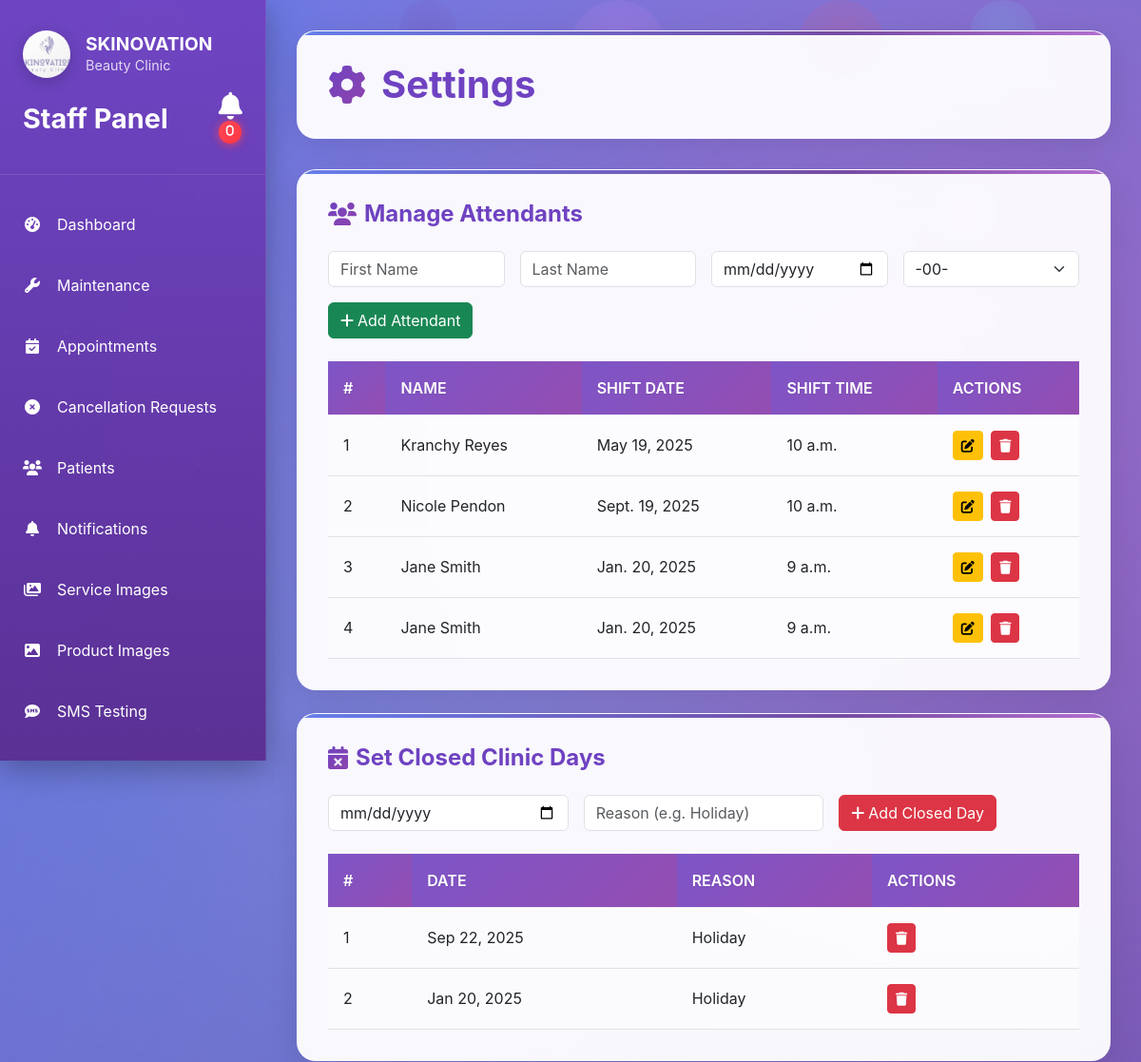
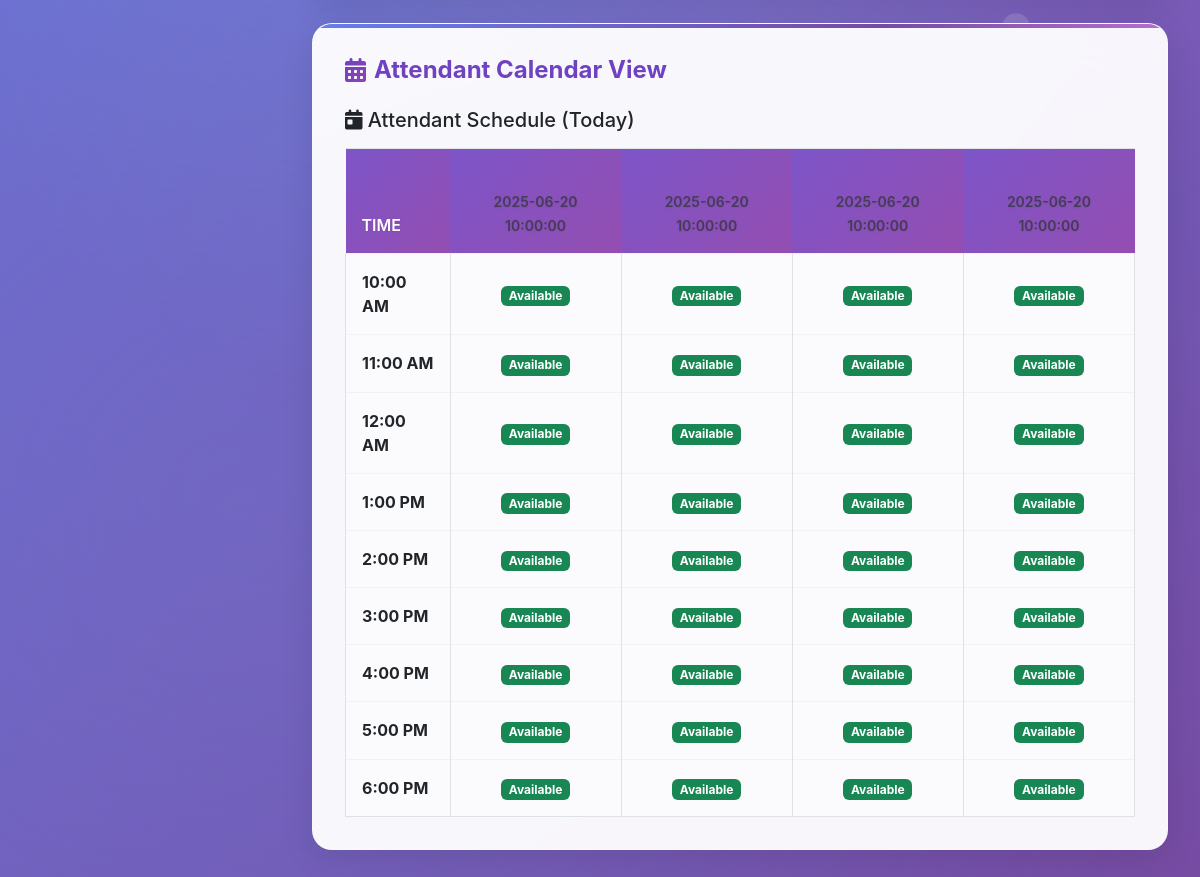
/appointments/admin/settings/ (signed in), run on the app's committed database (2 pictures, top to bottom).
### accounts/models.py (models this page shows, shortened)
class Attendant(models.Model):
    first_name = models.CharField(max_length=100)
    last_name = models.CharField(max_length=100)
    shift_date = models.DateField()
    shift_time = models.TimeField()
    created_at = models.DateTimeField(auto_now_add=True)
    updated_at = models.DateTimeField(auto_now=True)
    class Meta:
        db_table = 'attendants'

### appointments/models.py (models this page shows, shortened)
class ClosedDay(models.Model):
    date = models.DateField(unique=True)
    reason = models.CharField(max_length=255, blank=True, null=True)
    created_at = models.DateTimeField(auto_now_add=True)
    class Meta:
        db_table = 'closed_days'
        ordering = ['-date']

### appointments/admin_views.py (the view)
# urls.py: path('admin/settings/', admin_views.admin_settings, name='admin_settings'),
@login_required
@user_passes_test(is_admin)
def admin_settings(request):
    from accounts.models import Attendant
    from .models import ClosedDay
    attendants = Attendant.objects.all()
    closed_days = ClosedDay.objects.all()
    hours = ['10', '11', '12', '13', '14', '15', '16', '17', '18']
    context = {
        'attendants': attendants,
        'closed_days': closed_days,
        'hours': hours,
    }
    return render(request, 'appointments/admin_settings.html', context)

### appointments/admin_views.py (called while the page is built)
def is_admin(user):
    return user.is_authenticated and user.user_type == 'admin'

### appointments/context_processors.py (called while the page is built)
def notification_count(request):
    if request.user.is_authenticated:
        if request.user.user_type == 'admin':
            count = Notification.objects.filter(patient__isnull=True).count()
        else:
            count = Notification.objects.filter(patient=request.user, is_read=False).count()
    else:
        count = 0
    return {
        'notification_count': count
    }

### templates/appointments/admin_settings.html (shortened to what this page needs)
{% extends 'appointments/admin_base.html' %}
{% load static %}
{% block content %}
<div class="content-header">
    <h1 class="page-title">
        <i class="fas fa-cog"></i>
        Settings
    </h1>
</div>
<div class="content-card mb-4">
    <h3 class="card-title">
        <i class="fas fa-users"></i>
        Manage Attendants
    </h3>
    <form method="post" action="{% url 'appointments:admin_add_attendant' %}" class="row g-3 mb-4">
        <div class="col-md-3">
            <input type="text" name="first_name" class="form-control" placeholder="First Name" required>
        </div>
        <div class="col-md-3">
            <input type="text" name="last_name" class="form-control" placeholder="Last Name" required>
        </div>
        <div class="col-md-3">
            <input type="date" name="shift_date" class="form-control" placeholder="mm/dd/yyyy">
        </div>
        <div class="col-md-3">
            <select name="shift_time" class="form-select">
                <option value="">-00-</option>
            </select>
        </div>
        <div class="col-12">
            <button type="submit" class="btn btn-success">
                <i class="fas fa-plus me-1"></i>Add Attendant
            </button>
        </div>
    </form>
    <div class="table-responsive">
        <table class="table">
            <thead>
                <tr>
                    <th>#</th>
                    <th>NAME</th>
                    <th>SHIFT DATE</th>
                    <th>SHIFT TIME</th>
                    <th>ACTIONS</th>
                </tr>
            </thead>
            <tbody>
                {% for attendant in attendants %}
                <tr>
                    <td>{{ forloop.counter }}</td>
                    <td>{{ attendant.first_name }} {{ attendant.last_name }}</td>
                    <td>{{ attendant.shift_date|default:"Not set" }}</td>
                    <td>{{ attendant.shift_time|default:"Not set" }}</td>
                    <td>
                        <button class="btn btn-sm btn-warning me-1" title="Edit" onclick="editAttendant({{ attendant.id }})">
                            <i class="fas fa-edit"></i>
                        </button>
                        <a href="{% url 'appointments:admin_delete_attendant' attendant.id %}" class="btn btn-sm btn-danger" title="Delete" onclick="return confirm('Are you sure you want to delete this attendant?')">
                            <i class="fas fa-trash"></i>
                        </a>
                    </td>
                </tr>
                {% empty %}
                <tr>
                    <td colspan="5" class="text-center text-muted py-3">
                        No attendants found
                    </td>
                </tr>
                {% endfor %}
            </tbody>
        </table>
    </div>
</div>
<div class="content-card mb-4">
    <h3 class="card-title">
        <i class="fas fa-calendar-times"></i>
        Set Closed Clinic Days
    </h3>
    <form method="post" action="{% url 'appointments:admin_add_closed_day' %}" class="row g-3 mb-4">
        <div class="col-md-4">
            <input type="date" name="start_date" class="form-control" required>
        </div>
        <div class="col-md-4">
            <input type="text" name="reason" class="form-control" placeholder="Reason (e.g. Holiday)" required>
        </div>
        <div class="col-md-4">
            <button type="submit" class="btn btn-danger">
                <i class="fas fa-plus me-1"></i>Add Closed Day
            </button>
        </div>
    </form>
    <div class="table-responsive">
        <table class="table">
            <thead>
                <tr>
                    <th>#</th>
                    <th>DATE</th>
                    <th>REASON</th>
                    <th>ACTIONS</th>
                </tr>
            </thead>
            <tbody>
                {% for closed_day in closed_days %}
                <tr>
                    <td>{{ forloop.counter }}</td>
                    <td>{{ closed_day.date|date:"M d, Y" }}</td>
                    <td>{{ closed_day.reason }}</td>
                    <td>
                        <a href="{% url 'appointments:admin_delete_closed_day' closed_day.id %}" class="btn btn-sm btn-danger" onclick="return confirm('Are you sure you want to delete this closed day?')">
                            <i class="fas fa-trash"></i>
                        </a>
                    </td>
                </tr>
                {% empty %}
                <tr>
                    <td colspan="4" class="text-center text-muted py-3">
                        No closed days set
                    </td>
                </tr>
                {% endfor %}
            </tbody>
        </table>
    </div>
</div>
<div class="content-card">
    <h3 class="card-title">
        <i class="fas fa-calendar-alt"></i>
        Attendant Calendar View
    </h3>
    <h5 class="mb-3">
        <i class="fas fa-calendar-day"></i>
        Attendant Schedule (Today)
    </h5>
    <div class="table-responsive">
        <table class="table table-bordered">
            <thead>
                <tr>
                    <th>TIME</th>
                    {% for attendant in attendants %}
                    <th class="text-center">
                        <br>
                        <small class="text-muted">2025-06-20 10:00:00</small>
                    </th>
                    {% endfor %}
                </tr>
            </thead>
            <tbody>
                {% for hour in hours %}
                <tr>
                    <td><strong>{% if hour|add:0 <= 12 %}{{ hour }}:00 AM{% else %}{{ hour|add:-12 }}:00 PM{% endif %}</strong></td>
                    {% for attendant in attendants %}
                    <td class="text-center">
                        <span class="badge bg-success">Available</span>
                    </td>
                    {% endfor %}
                </tr>
                {% endfor %}
            </tbody>
        </table>
    </div>
</div>
{% endblock %}

### templates/appointments/admin_base.html (style rules this page uses)
:root { --primary-color: #6f42c1; --secondary-color: #8e44ad; --dark-color: #5a2d91; --light-purple: #f8f9ff; --success-color: #28a745; --warning-color: #ffc107; --danger-color: #dc3545; --info-color: #17a2b8; }
body { font-family: 'Inter', -apple-system, BlinkMacSystemFont, 'Segoe UI', Roboto, sans-serif; background: linear-gradient(135deg, #667eea 0%, #764ba2 100%); background-attachment: fixed; min-height: 100vh; position: relative; }
body::before { content: ''; position: fixed; top: 0; left: 0; width: 100%; height: 100%; background: radial-gradient(circle at 20% 80%, rgba(120, 119, 198, 0.3) 0%, transparent 50%), radial-gradient(circle at 80% 20%, rgba(255, 119, 198, 0.3) 0%, transparent 50%), radial-gradient(circle at 40% 40%, rgba(120, 219, 255, 0.2) 0%, transparent 50%); z-index: -1; }
.content-header { background: rgba(255, 255, 255, 0.95); backdrop-filter: blur(15px); border-radius: 20px; padding: 2rem; margin-bottom: 2rem; box-shadow: 0 8px 32px rgba(0, 0, 0, 0.1); border: 1px solid rgba(255, 255, 255, 0.2); position: relative; overflow: hidden; }
.content-header::before { content: ''; position: absolute; top: 0; left: 0; right: 0; height: 4px; background: linear-gradient(90deg, #667eea, #764ba2, #f093fb, #f5576c); background-size: 200% 100%; animation: gradientShift 3s ease infinite; }
.page-title { color: var(--primary-color); font-size: 2.5rem; font-weight: bold; margin: 0; display: flex; align-items: center; position: relative; z-index: 1; }
.page-title i { margin-right: 1rem; background: linear-gradient(135deg, var(--primary-color), var(--secondary-color)); -webkit-background-clip: text; -webkit-text-fill-color: transparent; background-clip: text; }
.content-card { background: rgba(255, 255, 255, 0.95); backdrop-filter: blur(15px); border-radius: 20px; padding: 2rem; box-shadow: 0 8px 32px rgba(0, 0, 0, 0.1); margin-bottom: 2rem; border: 1px solid rgba(255, 255, 255, 0.2); position: relative; overflow: hidden; }
.content-card::before { content: ''; position: absolute; top: 0; left: 0; right: 0; height: 4px; background: linear-gradient(90deg, #667eea, #764ba2, #f093fb, #f5576c); background-size: 200% 100%; animation: gradientShift 3s ease infinite; }
.card-title { color: var(--primary-color); font-size: 1.5rem; font-weight: bold; margin-bottom: 1.5rem; display: flex; align-items: center; position: relative; z-index: 1; }
.card-title i { margin-right: 0.5rem; background: linear-gradient(135deg, var(--primary-color), var(--secondary-color)); -webkit-background-clip: text; -webkit-text-fill-color: transparent; background-clip: text; }
.table { margin-bottom: 0; background: transparent; }
.table thead th { background: linear-gradient(135deg, var(--primary-color), var(--secondary-color)); color: white; border: none; padding: 1rem; font-weight: 600; text-shadow: 0 1px 2px rgba(0, 0, 0, 0.1); position: relative; }
.table thead th::before { content: ''; position: absolute; top: 0; left: 0; right: 0; bottom: 0; background: linear-gradient(135deg, rgba(255, 255, 255, 0.1), rgba(255, 255, 255, 0.05)); z-index: 0; }
.table thead th { position: relative; z-index: 1; }
.table tbody td { padding: 1rem; vertical-align: middle; border-top: 1px solid rgba(233, 236, 239, 0.5); background: rgba(255, 255, 255, 0.5); transition: all 0.3s ease; }

### data on the page
Attendant: first_name "Kranchy", last_name "Reyes", shift_date "May 19, 2025", shift_time "10 a.m."
Attendant: first_name "Nicole", last_name "Pendon", shift_date "Sept. 19, 2025", shift_time "10 a.m."
Attendant: first_name "Jane", last_name "Smith", shift_date "Jan. 20, 2025", shift_time "9 a.m."
Attendant: first_name "Jane", last_name "Smith", shift_date "Jan. 20, 2025", shift_time "9 a.m."
ClosedDay: date "Sep 22, 2025", reason "Holiday"
ClosedDay: date "Jan 20, 2025", reason "Holiday"

### other printed values
{{ hour }} "10" "11" "12"
{{ hour|add:-12 }} "1" "2" "3" "4" "5" "6"
